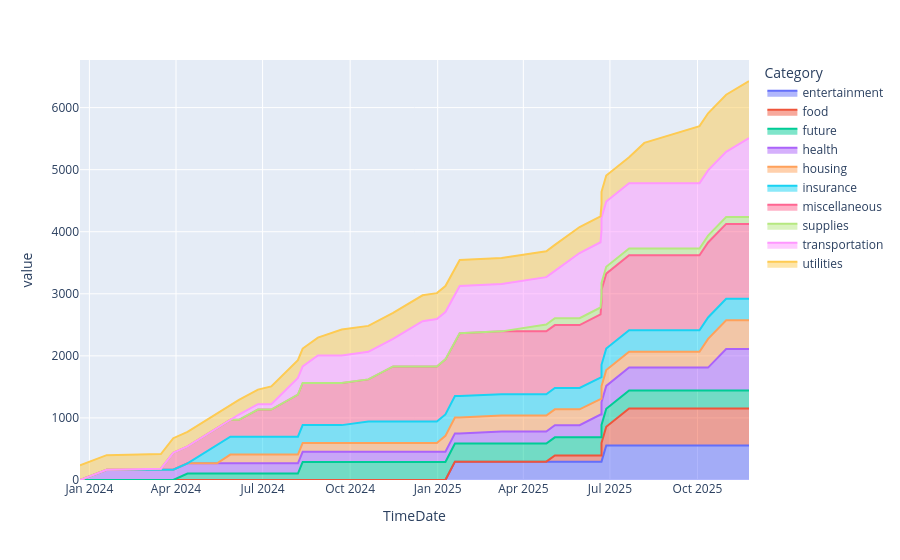

Notebook code cell kept with this figure:
### Code cell
fig = px.area(pivoted_area_df, x=pivoted_area_df.index, y=pivoted_area_df.columns)
fig.show()
